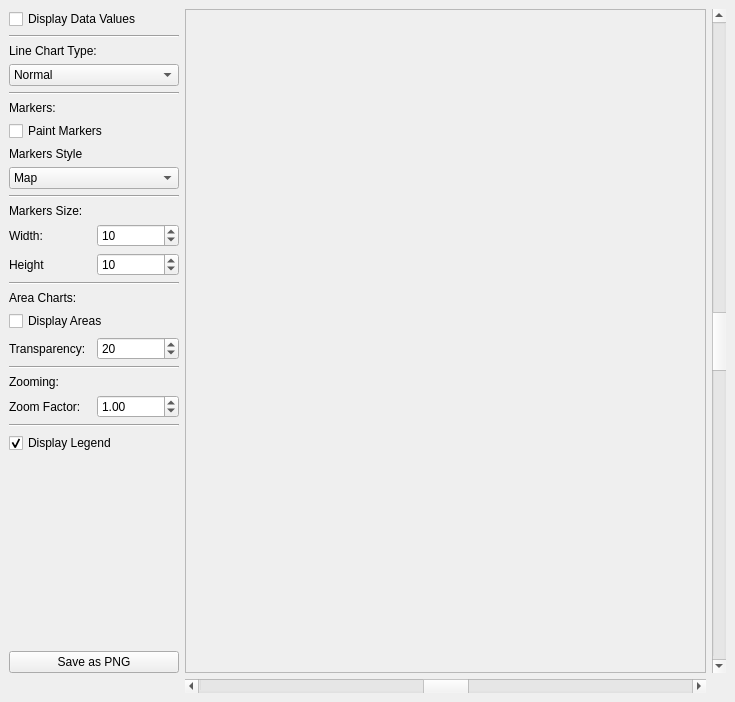
<ui version="4.0" >
 <class>MainWindow</class>
 <widget class="QWidget" name="MainWindow" >
  <property name="geometry" >
   <rect>
    <x>0</x>
    <y>0</y>
    <width>735</width>
    <height>702</height>
   </rect>
  </property>
  <property name="windowTitle" >
   <string>KD Chart drawing into a foreign QPainter </string>
  </property>
  <property name="windowIcon" >
   <iconset/>
  </property>
  <layout class="QGridLayout" >
   <property name="margin" >
    <number>9</number>
   </property>
   <property name="spacing" >
    <number>6</number>
   </property>
   <item row="0" column="2" >
    <widget class="QScrollBar" name="vSBar" >
     <property name="maximum" >
      <number>999</number>
     </property>
     <property name="singleStep" >
      <number>10</number>
     </property>
     <property name="pageStep" >
      <number>100</number>
     </property>
     <property name="value" >
      <number>500</number>
     </property>
     <property name="orientation" >
      <enum>Qt::Vertical</enum>
     </property>
    </widget>
   </item>
   <item row="1" column="1" >
    <widget class="QScrollBar" name="hSBar" >
     <property name="maximum" >
      <number>999</number>
     </property>
     <property name="singleStep" >
      <number>10</number>
     </property>
     <property name="pageStep" >
      <number>100</number>
     </property>
     <property name="value" >
      <number>500</number>
     </property>
     <property name="orientation" >
      <enum>Qt::Horizontal</enum>
     </property>
    </widget>
   </item>
   <item row="0" column="1" >
    <widget class="QSplitter" name="splitter" >
     <property name="orientation" >
      <enum>Qt::Horizontal</enum>
     </property>
     <widget class="QFrame" name="chartFrame" >
      <property name="minimumSize" >
       <size>
        <width>300</width>
        <height>400</height>
       </size>
      </property>
      <property name="frameShape" >
       <enum>QFrame::StyledPanel</enum>
      </property>
      <property name="frameShadow" >
       <enum>QFrame::Raised</enum>
      </property>
     </widget>
    </widget>
   </item>
   <item row="0" column="0" >
    <layout class="QVBoxLayout" >
     <property name="margin" >
      <number>0</number>
     </property>
     <property name="spacing" >
      <number>6</number>
     </property>
     <item>
      <widget class="QCheckBox" name="paintValuesCB" >
       <property name="text" >
        <string>Display Data Values</string>
       </property>
      </widget>
     </item>
     <item>
      <widget class="Line" name="line_3" >
       <property name="orientation" >
        <enum>Qt::Horizontal</enum>
       </property>
      </widget>
     </item>
     <item>
      <layout class="QVBoxLayout" >
       <property name="margin" >
        <number>0</number>
       </property>
       <property name="spacing" >
        <number>6</number>
       </property>
       <item>
        <widget class="QLabel" name="lineTypeLB" >
         <property name="text" >
          <string>Line Chart Type:</string>
         </property>
        </widget>
       </item>
       <item>
        <widget class="QComboBox" name="lineTypeCB" >
         <item>
          <property name="text" >
           <string>Normal</string>
          </property>
         </item>
         <item>
          <property name="text" >
           <string>Stacked</string>
          </property>
         </item>
         <item>
          <property name="text" >
           <string>Percent</string>
          </property>
         </item>
        </widget>
       </item>
      </layout>
     </item>
     <item>
      <widget class="Line" name="line_2" >
       <property name="orientation" >
        <enum>Qt::Horizontal</enum>
       </property>
      </widget>
     </item>
     <item>
      <layout class="QVBoxLayout" >
       <property name="margin" >
        <number>0</number>
       </property>
       <property name="spacing" >
        <number>6</number>
       </property>
       <item>
        <widget class="QLabel" name="markersLB" >
         <property name="text" >
          <string>Markers:</string>
         </property>
        </widget>
       </item>
       <item>
        <widget class="QCheckBox" name="paintMarkersCB" >
         <property name="text" >
          <string>Paint Markers</string>
         </property>
        </widget>
       </item>
       <item>
        <widget class="QLabel" name="markersStyleLB" >
         <property name="text" >
          <string>Markers Style</string>
         </property>
        </widget>
       </item>
       <item>
        <widget class="QComboBox" name="markersStyleCB" >
         <item>
          <property name="text" >
           <string>Map</string>
          </property>
         </item>
         <item>
          <property name="text" >
           <string>Circle</string>
          </property>
         </item>
         <item>
          <property name="text" >
           <string>Square</string>
          </property>
         </item>
         <item>
          <property name="text" >
           <string>Diamond</string>
          </property>
         </item>
         <item>
          <property name="text" >
           <string>1 Pixel</string>
          </property>
         </item>
         <item>
          <property name="text" >
           <string>4 Pixels</string>
          </property>
         </item>
         <item>
          <property name="text" >
           <string>Ring</string>
          </property>
         </item>
         <item>
          <property name="text" >
           <string>Cross</string>
          </property>
         </item>
         <item>
          <property name="text" >
           <string>Fast Cross</string>
          </property>
         </item>
        </widget>
       </item>
      </layout>
     </item>
     <item>
      <widget class="Line" name="line_4" >
       <property name="orientation" >
        <enum>Qt::Horizontal</enum>
       </property>
      </widget>
     </item>
     <item>
      <layout class="QVBoxLayout" >
       <property name="margin" >
        <number>0</number>
       </property>
       <property name="spacing" >
        <number>6</number>
       </property>
       <item>
        <widget class="QLabel" name="markersSizeLB" >
         <property name="text" >
          <string>Markers Size:</string>
         </property>
        </widget>
       </item>
       <item>
        <layout class="QHBoxLayout" >
         <property name="margin" >
          <number>0</number>
         </property>
         <property name="spacing" >
          <number>6</number>
         </property>
         <item>
          <layout class="QVBoxLayout" >
           <property name="margin" >
            <number>0</number>
           </property>
           <property name="spacing" >
            <number>6</number>
           </property>
           <item>
            <widget class="QLabel" name="markersWidthLB" >
             <property name="text" >
              <string>Width:</string>
             </property>
            </widget>
           </item>
           <item>
            <widget class="QLabel" name="markersHeightLB" >
             <property name="text" >
              <string>Height</string>
             </property>
            </widget>
           </item>
          </layout>
         </item>
         <item>
          <layout class="QVBoxLayout" >
           <property name="margin" >
            <number>0</number>
           </property>
           <property name="spacing" >
            <number>6</number>
           </property>
           <item>
            <widget class="QSpinBox" name="markersWidthSB" >
             <property name="value" >
              <number>10</number>
             </property>
            </widget>
           </item>
           <item>
            <widget class="QSpinBox" name="markersHeightSB" >
             <property name="value" >
              <number>10</number>
             </property>
            </widget>
           </item>
          </layout>
         </item>
        </layout>
       </item>
      </layout>
     </item>
     <item>
      <widget class="Line" name="line_5" >
       <property name="orientation" >
        <enum>Qt::Horizontal</enum>
       </property>
      </widget>
     </item>
     <item>
      <layout class="QVBoxLayout" >
       <property name="margin" >
        <number>0</number>
       </property>
       <property name="spacing" >
        <number>6</number>
       </property>
       <item>
        <widget class="QLabel" name="AreaChartLB" >
         <property name="text" >
          <string>Area Charts:</string>
         </property>
        </widget>
       </item>
       <item>
        <widget class="QCheckBox" name="displayAreasCB" >
         <property name="text" >
          <string>Display Areas</string>
         </property>
        </widget>
       </item>
       <item>
        <layout class="QHBoxLayout" >
         <property name="margin" >
          <number>0</number>
         </property>
         <property name="spacing" >
          <number>6</number>
         </property>
         <item>
          <widget class="QLabel" name="transparencyLB" >
           <property name="text" >
            <string>Transparency:</string>
           </property>
          </widget>
         </item>
         <item>
          <widget class="QSpinBox" name="transparencySB" >
           <property name="maximum" >
            <number>255</number>
           </property>
           <property name="value" >
            <number>20</number>
           </property>
          </widget>
         </item>
        </layout>
       </item>
      </layout>
     </item>
     <item>
      <widget class="Line" name="line" >
       <property name="orientation" >
        <enum>Qt::Horizontal</enum>
       </property>
      </widget>
     </item>
     <item>
      <layout class="QVBoxLayout" >
       <property name="margin" >
        <number>0</number>
       </property>
       <property name="spacing" >
        <number>6</number>
       </property>
       <item>
        <widget class="QLabel" name="zoomingLB" >
         <property name="text" >
          <string>Zooming:</string>
         </property>
        </widget>
       </item>
       <item>
        <layout class="QHBoxLayout" >
         <property name="margin" >
          <number>0</number>
         </property>
         <property name="spacing" >
          <number>6</number>
         </property>
         <item>
          <widget class="QLabel" name="zoomFactorLB" >
           <property name="text" >
            <string>Zoom Factor:</string>
           </property>
          </widget>
         </item>
         <item>
          <widget class="QDoubleSpinBox" name="zoomFactorSB" >
           <property name="maximum" >
            <double>9.900000000000000</double>
           </property>
           <property name="minimum" >
            <double>0.010000000000000</double>
           </property>
           <property name="singleStep" >
            <double>0.100000000000000</double>
           </property>
           <property name="value" >
            <double>1.000000000000000</double>
           </property>
          </widget>
         </item>
        </layout>
       </item>
      </layout>
     </item>
     <item>
      <widget class="Line" name="line_6" >
       <property name="orientation" >
        <enum>Qt::Horizontal</enum>
       </property>
      </widget>
     </item>
     <item>
      <widget class="QCheckBox" name="paintLegendCB" >
       <property name="text" >
        <string>Display Legend</string>
       </property>
       <property name="checked" >
        <bool>true</bool>
       </property>
      </widget>
     </item>
     <item>
      <spacer>
       <property name="orientation" >
        <enum>Qt::Vertical</enum>
       </property>
       <property name="sizeHint" >
        <size>
         <width>170</width>
         <height>16</height>
        </size>
       </property>
      </spacer>
     </item>
     <item>
      <widget class="QPushButton" name="savePB" >
       <property name="text" >
        <string>Save as PNG</string>
       </property>
      </widget>
     </item>
    </layout>
   </item>
  </layout>
 </widget>
 <resources>
  <include location="DrawIntoPainter.qrc" />
 </resources>
 <connections/>
</ui>
